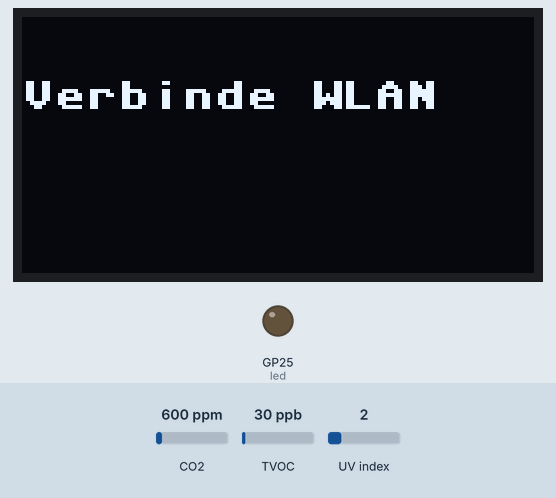
Bench run of a program on a simulated Raspberry Pi Pico running MicroPython. On the bench: 128×64 one-colour display, output pins drawn as LEDs (lit = HIGH). The inputs (shaded band) are chosen by the test bench; at power-on: CO2 600 ppm, TVOC 30 ppb, UV index 2. WiFi joins after 1.5 s; web requests get an empty 200 reply after 0.4 s; library files of the repository ran but are not shown: ssd1306.py.

Above: at 3.1 s.
At 5.1 s:
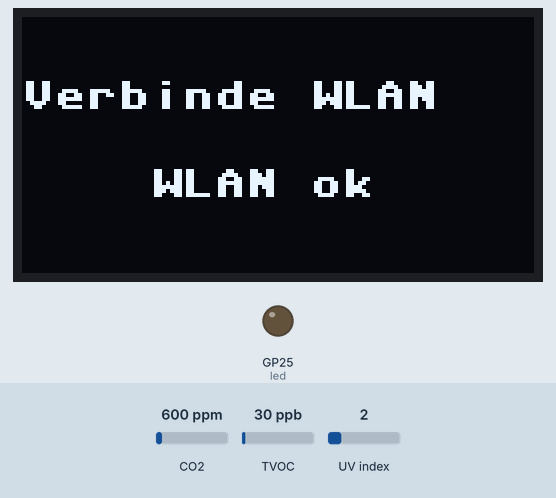
At 7.2 s:
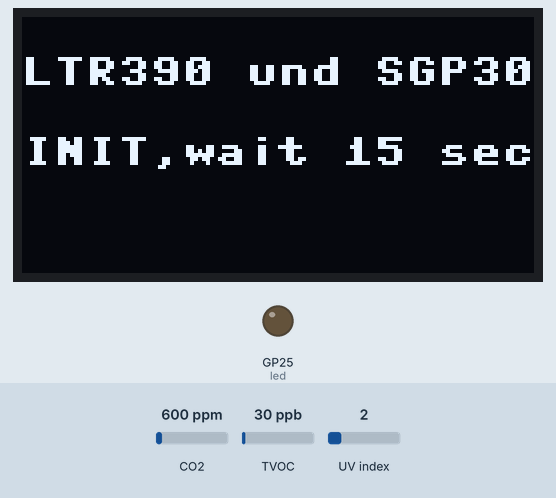
At 22.38 s:
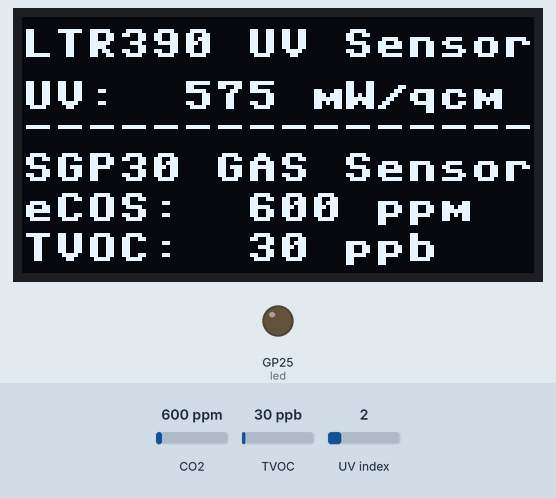
Timing chart, 0 to 36.8 s (numbered marks = the images above):
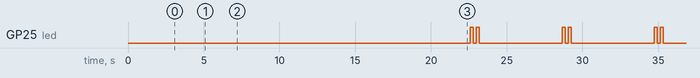

Measured:
- by itself, GP25 (led): repeats every 6.1 s: LOW 0.20 s, HIGH 0.20 s, LOW 5.5 s, HIGH 0.20 s
- by itself, everything shown: repeats every 6.1 s, in 4 steps
- what the display in image 0 shows lasts 2.0 s, from 3.1 s to 5.1 s
- what the display in image 2 shows lasts 15.1 s, from 7.1 s to 22.2 s

The program:

UV+GAS+OLED-CLIENT.py
```python
# Client/Server version including Raspberry Pi Zero 2W
# Test program for LTR390UV (UV) and SGP30 (gas) sensors
# UV radiation in milliwatts per square centimeter (mW/cm²)
# eCO2 measurement: ppm; TVOC measurement: ppb
# No sensor library required
# Wiring: see image UV+GAS-Testaufbau.jpg
# Display output via SSD1306 OLED
#
# Requires corresponding (additional) entry in server.py
#
#   {% elif val.sensor == "UVuGas" %}
#   <div class="value">UV:    {{val.uv_raw}}  mWqcm</div>
#   <div class="value">eCO2:  {{val.eco2}}  ppm</div>
#   <div class="value">TVOC:  {{val.tvoc}}  ppb</div>
#
# https://pdp11gy.com/Wetterstation.html, info@pdp11gy.com
#
from micropython import const
import framebuf
from machine import I2C, Pin
from ssd1306 import SSD1306_I2C
import network
import urequests
import machine
import time
#
# LTR390 UV Sensor an I2C0 (SDA=GP0, SCL=GP1)
LTR390 = 0x53
i2c0 = I2C(0, scl=Pin(1), sda=Pin(0))
# SGP30 Lufqualität an I2C1 ((SDA=GP0, SCL=GP1)
SGP30 = 0x58
i2c1 = I2C(0, scl=Pin(1), sda=Pin(0))
# OLED-Display an I2C1 (SDA=GP14, SCL=GP15)
i2c2 = I2C(1, scl=Pin(15), sda=Pin(14))
oled = SSD1306_I2C(128, 64, i2c2)
#
led = machine.Pin("LED", machine.Pin.OUT)
#
#SERVER = "http://192.168.178.80:5000/data"  # My Station 1
SERVER = "http://192.168.178.72:5000/data"   # My Station 2
#
# ---------------------------------------------------------
# WLAN Daten + Power-Up
# ---------------------------------------------------------
SSID = "Dein WLAN-Name"
PW   = "Dein WLAN-Password"
#
time.sleep(2)     # Power-Up
timeout = 10
wlan = network.WLAN(network.STA_IF)
wlan.active(False)
time.sleep(1)
wlan.active(True)
wlan.connect(SSID, PW)
oled.text("Verbinde WLAN", 0, 16)
oled.show()
while not wlan.isconnected() and timeout > 0:
    time.sleep(1)
    timeout -= 1
if not wlan.isconnected():
    oled.text("  WLAN failed ", 0, 28)
    oled.text(" Reset in 5 Sec",0, 40)
    oled.show()
    time.sleep(5)
    import machine
    machine.reset()
oled.text("    WLAN ok", 0, 38)
oled.show()
time.sleep(2)
#
def send_uvgas(uv_raw,eco2,tvoc):
    try:
        data = {
            "sensor": "UVuGas",
            "uv_raw": round(uv_raw, 1),
            "eco2":   round(eco2, 1),
            "tvoc":   round(tvoc, 1)
        }
        r = urequests.post(SERVER, json=data)
        r.close()
    except Exception as e:
        print("Sendefehler:", e)
#
# LTR390 Sensor einschalten:
i2c0.writeto_mem(LTR390, 0x00, bytes([0x0A]))
# SGP30 Sensor einschalten:
oled.fill(0)
oled.text("LTR390 und SGP30",0,10)
oled.text("INIT,wait 15 sec",0,30)
oled.show()
i2c1.writeto(0x58, bytes([0x20, 0x03]))                # INIT
time.sleep(15)
i2c0.writeto_mem(LTR390, 0x05, bytes([0x03]))          # aktivieren Gainx3
#
# -------------------------------
# Hauptloop
# -------------------------------
led.value(0)
while True:
    i2c1.writeto(0x58, bytes([0x20, 0x08]))            # SGP30 Messung anfordern
    time.sleep_ms(50)
    oled.fill(0)
    oled.text("LTR390 UV Sensor",0,3)
    uv0 = i2c0.readfrom_mem(LTR390, 0x10, 1)[0]
    uv1 = i2c0.readfrom_mem(LTR390, 0x11, 1)[0]
    uv2 = i2c0.readfrom_mem(LTR390, 0x12, 1)[0]
    uv_raw = uv0 | (uv1 << 8) | (uv2 << 16)
    oled.text("LTR390 UV Sensor",0,3)
    oled.text("UV:  {} mW/qcm".format(uv_raw), 0, 16)
    oled.text("------------------",0,24)
    oled.text("SGP30 GAS Sensor",0,34)
    data = i2c1.readfrom(0x58, 6)
    eco2 = (data[0] << 8) | data[1]
    tvoc = (data[3] << 8) | data[4]
    oled.text("eCOS:  {} ppm".format(eco2), 0, 44)
    oled.text("TVOC:  {} ppb".format(tvoc), 0, 54)
    oled.show()
    #print("UV= ", uv_raw, "mW/qcm")
    #print("eCO2 =", eco2, "ppm")
    #print("TVOC =", tvoc, "ppb")
    #print("------------------------")
    #
    #---------------------------!
    #print(uv_raw,eco2,tvoc)
    send_uvgas(uv_raw,eco2,tvoc)
    #
    led.toggle()   # Zustand umschalten
    time.sleep(0.2)
    led.toggle()   # Zustand umschalten
    time.sleep(0.2)
    led.toggle()   # Zustand umschalten
    time.sleep(0.2)
    led.toggle()   # Zustand umschalten
     #---------------------------!
    time.sleep(5)
#
```
